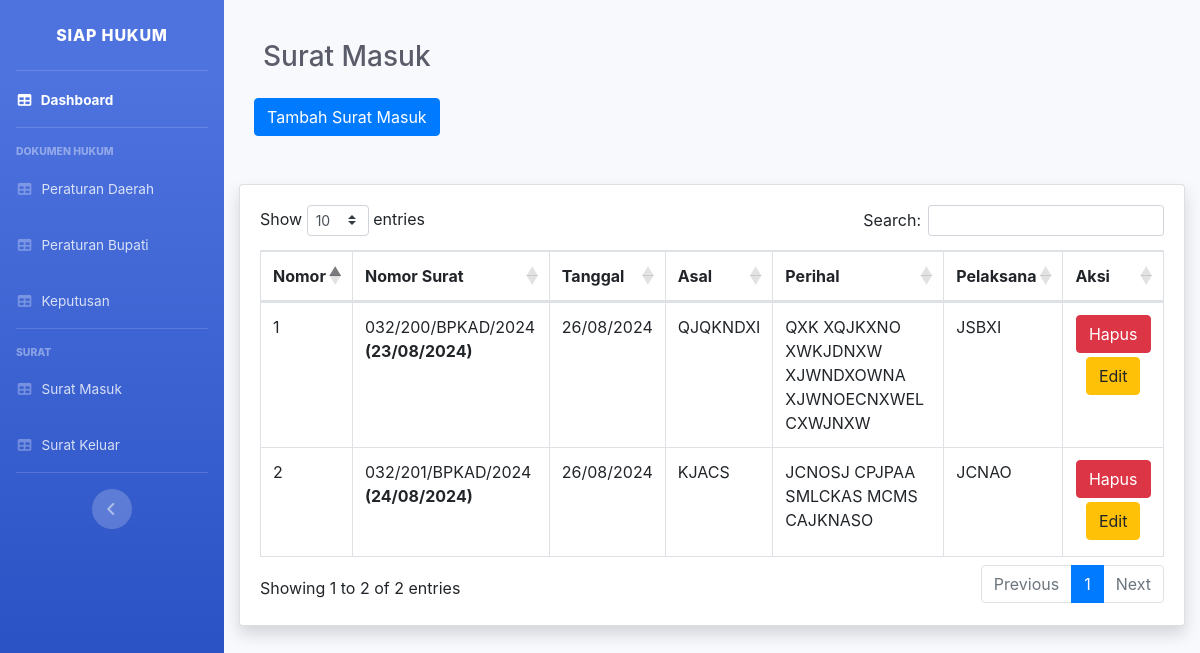
Screenshot of /suratmasuk.php with the database file from the repository.
### tables this page shows
CREATE TABLE `masuk` (
  `idmasuk` int(11) NOT NULL,
  `nosuratmasuk` varchar(100) NOT NULL,
  `tglsuratmasuk` date NOT NULL,
  `tglsekarang` date NOT NULL,
  `asal` varchar(100) NOT NULL,
  `perihalmasuk` varchar(1000) NOT NULL,
  `orangmasuk` varchar(100) NOT NULL
);

### suratmasuk.php (the view, shortened to what this page needs)
<?php
$conn = koneksi();
$query = "SELECT * FROM masuk ORDER BY idmasuk DESC";
$result = mysqli_query($conn, $query);
?>
<!DOCTYPE html>
<html lang="en">
<head>
  <link href="vendor/fontawesome-free/css/all.min.css" rel="stylesheet" type="text/css" />
  <link href="css/sb-admin-2.min.css" rel="stylesheet" />
  <link href="vendor/datatables/dataTables.bootstrap4.min.css" rel="stylesheet" />
  <link href="https://stackpath.bootstrapcdn.com/bootstrap/4.6.0/css/bootstrap.min.css" rel="stylesheet">
</head>
<body id="page-top">
  <div id="wrapper">
    <ul class="navbar-nav bg-gradient-primary sidebar sidebar-dark accordion" id="accordionSidebar">
            <a class="sidebar-brand d-flex align-items-center justify-content-center" href="index.php">
                <div class="sidebar-brand-text mx-3">SIAP Hukum</div>
            </a>
            <hr class="sidebar-divider my-0" />
            <li class="nav-item active">
                <a class="nav-link" href="index.php">
                    <i class="fas fa-fw fa-table"></i>
                    <span>Dashboard</span>
                </a>
            </li>
            <hr class="sidebar-divider" />
            <div class="sidebar-heading">Dokumen Hukum</div>
            <li class="nav-item">
                <a class="nav-link" href="perda.php">
                    <i class="fas fa-fw fa-table"></i>
                    <span>Peraturan Daerah</span>
                </a>
                <a class="nav-link" href="perbup.php">
                    <i class="fas fa-fw fa-table"></i>
                    <span>Peraturan Bupati</span>
                </a>
                <a class="nav-link" href="keputusan.php">
                    <i class="fas fa-fw fa-table"></i>
                    <span>Keputusan</span>
                </a>
            </li>
            <hr class="sidebar-divider d-none d-md-block" />
            <div class="sidebar-heading">Surat</div>
            <li class="nav-item">
                <a class="nav-link" href="suratmasuk.php">
                    <i class="fas fa-fw fa-table"></i>
                    <span>Surat Masuk</span>
                </a>
                <a class="nav-link" href="suratkeluar.php">
                    <i class="fas fa-fw fa-table"></i>
                    <span>Surat Keluar</span>
                </a>
            </li>
            <hr class="sidebar-divider d-none d-md-block" />
            <div class="text-center d-none d-md-inline">
                <button class="rounded-circle border-0" id="sidebarToggle"></button>
            </div>
        </ul>
    <div id="content-wrapper" class="d-flex flex-column">
      <div id="content">
        <nav class="navbar navbar-expand mb-4 static-top">
        </nav>
        <div class="container-fluid">
          <h1 class="h3 mb-4 ml-4 text-gray-800">Surat Masuk</h1>
          <div class="container mb-5">
            <a href="tambahmasuk.php" class="btn btn-primary">Tambah Surat Masuk</a>
          </div>
          <div class="card shadow mb-4">
            <div class="card-body">
              <div class="table-responsive">
                <table class="table table-bordered" id="dataTable" width="100%" cellspacing="0">
                  <thead>
                    <tr>
                      <th>Nomor</th>
                      <th>Nomor Surat</th>
                      <th>Tanggal</th>
                      <th>Asal</th>
                      <th>Perihal</th>
                      <th>Pelaksana</th>
                      <th>Aksi</th>
                    </tr>
                  </thead>
                  <tbody>
  <?php $i = 1; ?>
  <?php while ($row = mysqli_fetch_assoc($result)): ?>
    <tr>
      <td><?= $i; ?></td>
      <td><?= htmlspecialchars($row["nosuratmasuk"]); ?> <b>(<?= date('d/m/Y', strtotime($row["tglsuratmasuk"])); ?>)</b></td>
      <td><?= date('d/m/Y', strtotime($row["tglsekarang"])); ?></td>
      <td><?= htmlspecialchars($row["asal"]); ?></td>
      <td><?= htmlspecialchars($row["perihalmasuk"]); ?></td>
      <td><?= htmlspecialchars($row["orangmasuk"]); ?></td>
      <td align="center">
        <a href="hapusmasuk.php?id=<?= $row["idmasuk"]; ?>" class="btn btn-danger mb-1" onclick="return confirm('Apakah Anda yakin ingin menghapus data ini?');">Hapus</a>
        <a href="editmasuk.php?id=<?= $row["idmasuk"]; ?>" class="btn btn-warning mb-1">Edit</a>
      </td>
    </tr>
    <?php $i++; ?>
  <?php endwhile; ?>
</tbody>
                </table>
              </div>
            </div>
          </div>
        </div>
      </div>
    </div>
  </div>
</body>
</html>

### rows the page displays
masuk: nosuratmasuk "032/200/BPKAD/2024", tglsuratmasuk "23/08/2024", tglsekarang "26/08/2024", asal "QJQKNDXI", perihalmasuk "QXK XQJKXNO XWKJDNXW XJWNDXOWNA XJWNOECNXWEL CXWJNXW", orangmasuk "JSBXI"
masuk: nosuratmasuk "032/201/BPKAD/2024", tglsuratmasuk "24/08/2024", tglsekarang "26/08/2024", asal "KJACS", perihalmasuk "JCNOSJ CPJPAA SMLCKAS MCMS CAJKNASO", orangmasuk "JCNAO"
